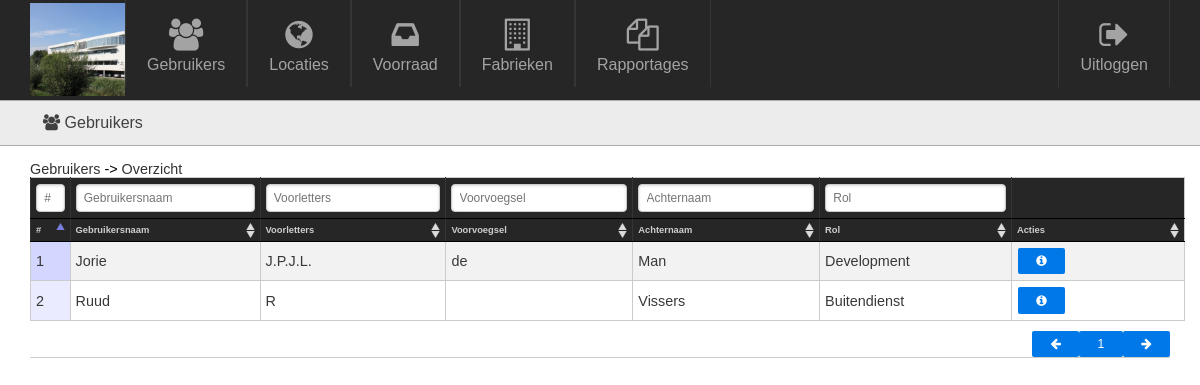
The page /admin/users/overview.php on the database its author committed.
### tables this page shows
CREATE TABLE IF NOT EXISTS `users` (
  `id` int(11) NOT NULL AUTO_INCREMENT,
  `role_id` int(11) NOT NULL,
  `initials` varchar(32) NOT NULL,
  `prefix` varchar(32) DEFAULT NULL,
  `last_name` varchar(32) NOT NULL,
  `username` varchar(32) NOT NULL,
  `password` varchar(64) NOT NULL,
  `deleted` int(1) DEFAULT '0',
  PRIMARY KEY (`id`)
);

CREATE TABLE IF NOT EXISTS `roles` (
  `id` int(11) NOT NULL AUTO_INCREMENT,
  `name` varchar(30) NOT NULL,
  `created` datetime NOT NULL,
  `updated` datetime NOT NULL,
  `deleted` datetime NOT NULL,
  PRIMARY KEY (`id`)
);

### admin/functions/users.php (called while the page is built, shortened)
<?php
	function login_sql(){
		$link = mysqli_connect('localhost', 'root', '', 'toolsforever');
		if(!$link){
			die('Connect Error: ' . mysqli_connect_errno());
		}
		else{
			return $link;
		}
	}
	function get_all_users(){
		$db = login_sql();
		$sql = "
			SELECT
				`users`.`id`,
				`users`.`username`,
				`users`.`initials`,
				`users`.`prefix`,
				`users`.`last_name`,
				`users`.`role_id`,
				`roles`.`name` AS `role`
			FROM
				`users`
			JOIN
				`roles`
			ON
				`users`.`role_id` = `roles`.`id`
			WHERE NOT
				`users`.`deleted`
		";
		$query = mysqli_query($db,$sql);
		$data = array();
		while($row = mysqli_fetch_assoc($query)){
			$data[$row["id"]] = $row;
			$data[$row["id"]]["username"] = $row["username"];
		}
		return $data;
	}
?>

### admin/users/overview.php (the view, shortened to what this page needs)
<?php
	include("../base/header.php");
	require("../functions/users.php");
	$users = get_all_users();
?>
	<table class="pure-table pure-table-bordered pure-table-striped dataTable no-footer" id="datatable">
		<thead>
			<tr class="pure-form">
				<th class="column_id"><input data-column="0" class="datatable-filter" type="text" class="table-filter" name="search[]" placeholder="#" /></th>
				<th><input data-column="1" class="datatable-filter" type="text" class="table-filter" name="search[]" placeholder="Gebruikersnaam" /></th>
				<th><input data-column="2" class="datatable-filter" type="text" class="table-filter" name="search[]" placeholder="Voorletters" /></th>
				<th><input data-column="3" class="datatable-filter" type="text" class="table-filter" name="search[]" placeholder="Voorvoegsel" /></th>
				<th><input data-column="4" class="datatable-filter" type="text" class="table-filter" name="search[]" placeholder="Achternaam" /></th>
				<th><input data-column="5" class="datatable-filter" type="text" class="table-filter" name="search[]" placeholder="Rol" /></th>
				<th class="table_actions"></th>
			</tr>
	        <tr class="table_legend">
	        	<th class="column_id">#</th>
	            <th>Gebruikersnaam</th>
	            <th>Voorletters</th>
	            <th>Voorvoegsel</th>
	            <th>Achternaam</th>
	            <th>Rol</th>
	            <th>Acties</th>
	        </tr>
		</thead>
		<tbody>
			<?php foreach($users as $user): ?>
				<tr>
					<td><?= $user["id"]; ?></td>
					<td><?= $user["username"]; ?></td>
					<td><?= $user["initials"]; ?></td>
					<td><?= $user["prefix"]; ?></td>
					<td><?= $user["last_name"]; ?></td>
					<td><?= $user["role"]; ?></td>
					<td>
					 	<a href="details.php?id=<?= $user['id'] ?>" class="pure-button pure-button-primary pure-button-small but_user_index" title="Details">
			          		<i class="fa fa-info-circle"></i>
			        	</a>
					</td>
				</tr>
			<?php endforeach; ?>
		</tbody>
	</table>
<?php include("../base/footer.php"); ?>

### assets/css/pure-min.css (style rules this page uses)
html { font-size:100%;-ms-text-size-adjust:100%;-webkit-text-size-adjust:100% }
html,button,input,select,textarea { font-family:sans-serif }
body { margin:0 }
button,input,select,textarea { font-size:100%;margin:0;vertical-align:baseline;*vertical-align:middle }
button,input { line-height:normal }
table { border-collapse:collapse;border-spacing:0 }
.pure-button { display:inline-block;*display:inline;zoom:1;line-height:normal;white-space:nowrap;vertical-align:baseline;text-align:center;cursor:pointer;-webkit-user-drag:none;-webkit-user-select:none;-moz-user-select:none;-ms-user-select:none;user-select:none }
.pure-button { font-size:100%;*font-size:90%;*overflow:visible;padding:.5em 1.5em;color:#444;color:rgba(0,0,0,.8);*color:#444;border:1px solid #999;border:0 rgba(0,0,0,0);background-color:#E6E6E6;text-decoration:none;border-radius:2px;-webkit-transition:.1s linear -webkit-box-shadow;-moz-transition:.1s linear -moz-box-shadow;-ms-transition:.1s linear box-shadow;-o-transition:.1s linear box-shadow;transition:.1s linear box-shadow }
.pure-button-primary,.pure-button-selected,a.pure-button-primary,a.pure-button-selected { background-color:#0078e7;color:#fff }
.pure-form input[type=text],.pure-form input[type=password],.pure-form input[type=email],.pure-form input[type=url],.pure-form input[type=date],.pure-form input[type=month],.pure-form input[type=time],.pure-form input[type=datetime],.pure-form input[type=datetime-local],.pure-form input[type=week],.pure-form input[type=number],.pure-form input[type=search],.pure-form input[type=tel],.pure-form input[type=color],.pure-form select,.pure-form textarea { padding:.5em .6em;display:inline-block;border:1px solid #ccc;font-size:.8em;box-shadow:inset 0 1px 3px #ddd;border-radius:4px;-webkit-transition:.3s linear border;-moz-transition:.3s linear border;-ms-transition:.3s linear border;-o-transition:.3s linear border;transition:.3s linear border;-webkit-box-sizing:border-box;-moz-box-sizing:border-box;box-sizing:border-box }
.pure-table { border-collapse:collapse;border-spacing:0;empty-cells:show;border:1px solid #cbcbcb }
.pure-table td,.pure-table th { border-left:1px solid #cbcbcb;border-width:0 0 0 1px;font-size:inherit;margin:0;overflow:visible;padding:6px 12px }
.pure-table td:first-child,.pure-table th:first-child { border-left-width:0 }
.pure-table thead { background:#e0e0e0;color:#000;text-align:left;vertical-align:bottom }
.pure-table td { background-color:transparent }
.pure-table-striped tr:nth-child(2n-1) td { background-color:#f2f2f2 }
.pure-table-bordered td { border-bottom:1px solid #cbcbcb }
.pure-table-bordered tbody>tr:last-child td,.pure-table-horizontal tbody>tr:last-child td { border-bottom-width:0 }

### assets/css/global.css (style rules this page uses)
html { overflow-y: scroll; }
body { background: #ffffff; }
a { text-decoration: none; transition: color .1s ease-out; -moz-transition: color .1s ease-out; -webkit-transition: color .1s ease-out; outline: 0 none; color: #333333; }
.pure-button-small { font-size: 85%; }
#datatable { color: #383838; text-align: left; }
table { width: 100%; }
.datatable-filter { width: 100%; }
table.dataTable tr.odd td.sorting_1 { background-color: #F2F2F2; }
table.dataTable tr.even td.sorting_1 { background-color: rgba(0, 0, 0, 0); }
.pure-table thead { color: #A3A3A3; background: #262626; }
table.dataTable thead th { border-bottom: 0px; padding: 6px 18px 6px 10px; font-size: 0.85em; }
table.dataTable thead th, table.dataTable thead tr { border-left: 1px solid #353535; font-weight: 300; }
tr.pure-form input, tr.pure-form select, tr.pure-form option { font-size: 12px !important; }
th { text-align: left; }
.but_user_index { float: left; margin-left: 1px; }

### assets/css/style.css (style rules this page uses)
.content_inner input { width: 200px; }
.table_legend { color: white; }
.column_id { width: 30px; }
.column_id input { width: 30px; }
.table_actions { width: 15% !important; }
.table_legend { font-size: 11px; }
.table_legend th { padding:0px 0px 3px 5px; color: #cecece; border-left: 0px; }
.pure-table td, .pure-table th { padding: 6px 5px !important; }
#datatable thead tr th input { width: 100%; }

### rows shown on the page
users: id "1", username "Jorie", initials "J.P.J.L.", prefix "de", last_name "Man", role.name "Development"
users: id "2", username "Ruud", initials "R", last_name "Vissers", role.name "Buitendienst"

### other values the page prints
$crumb["display"] "Gebruikers"
$crumb["display"] "Overzicht"
